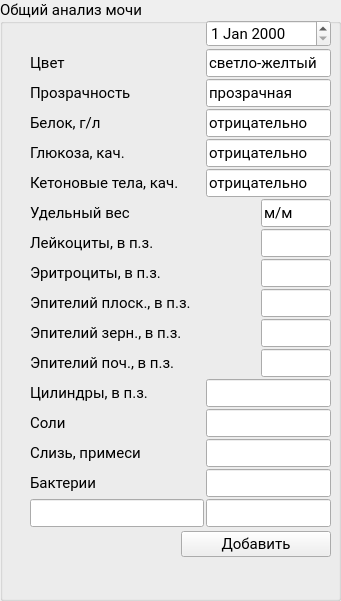
        <widget class="QGroupBox" name="groupBox_OAM">
         <property name="geometry">
          <rect>
           <x>390</x>
           <y>10</y>
           <width>341</width>
           <height>601</height>
          </rect>
         </property>
         <property name="font">
          <font>
           <family>Roboto</family>
           <pointsize>11</pointsize>
           <weight>50</weight>
           <bold>false</bold>
          </font>
         </property>
         <property name="title">
          <string>Общий анализ мочи</string>
         </property>
         <widget class="QWidget" name="gridLayoutWidget_2">
          <property name="geometry">
           <rect>
            <x>30</x>
            <y>20</y>
            <width>301</width>
            <height>571</height>
           </rect>
          </property>
          <layout class="QGridLayout" name="gridLayout_2">
           <property name="spacing">
            <number>2</number>
           </property>
           <item row="4" column="0" colspan="3">
            <widget class="QLabel" name="label_urine_gluc">
             <property name="maximumSize">
              <size>
               <width>16777215</width>
               <height>33</height>
              </size>
             </property>
             <property name="font">
              <font>
               <family>Roboto</family>
               <pointsize>11</pointsize>
               <weight>50</weight>
               <bold>false</bold>
              </font>
             </property>
             <property name="text">
              <string>&lt;html&gt;&lt;head/&gt;&lt;body&gt;&lt;p&gt;Глюкоза, кач.&lt;/p&gt;&lt;/body&gt;&lt;/html&gt;</string>
             </property>
            </widget>
           </item>
           <item row="12" column="4" colspan="2">
            <widget class="QLineEdit" name="lineEdit_urine_cilindr">
             <property name="minimumSize">
              <size>
               <width>0</width>
               <height>28</height>
              </size>
             </property>
             <property name="maximumSize">
              <size>
               <width>16777215</width>
               <height>16777215</height>
              </size>
             </property>
             <property name="font">
              <font>
               <family>Roboto</family>
               <pointsize>11</pointsize>
               <weight>50</weight>
               <bold>false</bold>
              </font>
             </property>
            </widget>
           </item>
           <item row="3" column="0" colspan="3">
            <widget class="QLabel" name="label_urine_protein">
             <property name="maximumSize">
              <size>
               <width>16777215</width>
               <height>33</height>
              </size>
             </property>
             <property name="font">
              <font>
               <family>Roboto</family>
               <pointsize>11</pointsize>
               <weight>50</weight>
               <bold>false</bold>
              </font>
             </property>
             <property name="text">
              <string>&lt;html&gt;&lt;head/&gt;&lt;body&gt;&lt;p&gt;Белок, г/л&lt;/p&gt;&lt;/body&gt;&lt;/html&gt;</string>
             </property>
            </widget>
           </item>
           <item row="19" column="0" colspan="6">
            <widget class="QLabel" name="label_OAM_report">
             <property name="maximumSize">
              <size>
               <width>16777215</width>
               <height>33</height>
              </size>
             </property>
             <property name="font">
              <font>
               <family>Roboto</family>
               <pointsize>11</pointsize>
               <weight>50</weight>
               <bold>false</bold>
              </font>
             </property>
             <property name="text">
              <string>&lt;html&gt;&lt;head/&gt;&lt;body&gt;&lt;p&gt;&lt;br/&gt;&lt;/p&gt;&lt;/body&gt;&lt;/html&gt;</string>
             </property>
            </widget>
           </item>
           <item row="7" column="5">
            <widget class="QLineEdit" name="lineEdit_urine_Le">
             <property name="minimumSize">
              <size>
               <width>0</width>
               <height>28</height>
              </size>
             </property>
             <property name="maximumSize">
              <size>
               <width>70</width>
               <height>16777215</height>
              </size>
             </property>
             <property name="font">
              <font>
               <family>Roboto</family>
               <pointsize>11</pointsize>
               <weight>50</weight>
               <bold>false</bold>
              </font>
             </property>
            </widget>
           </item>
           <item row="3" column="4" colspan="2">
            <widget class="QLineEdit" name="lineEdit_urine_protein">
             <property name="minimumSize">
              <size>
               <width>0</width>
               <height>28</height>
              </size>
             </property>
             <property name="maximumSize">
              <size>
               <width>16777215</width>
               <height>16777215</height>
              </size>
             </property>
             <property name="font">
              <font>
               <family>Roboto</family>
               <pointsize>11</pointsize>
               <weight>50</weight>
               <bold>false</bold>
              </font>
             </property>
             <property name="text">
              <string>отрицательно</string>
             </property>
            </widget>
           </item>
           <item row="1" column="4" colspan="2">
            <widget class="QLineEdit" name="lineEdit_urine_color">
             <property name="minimumSize">
              <size>
               <width>0</width>
               <height>28</height>
              </size>
             </property>
             <property name="maximumSize">
              <size>
               <width>16777215</width>
               <height>16777215</height>
              </size>
             </property>
             <property name="font">
              <font>
               <family>Roboto</family>
               <pointsize>11</pointsize>
               <weight>50</weight>
               <bold>false</bold>
              </font>
             </property>
             <property name="text">
              <string>светло-желтый</string>
             </property>
            </widget>
           </item>
           <item row="7" column="0" colspan="5">
            <widget class="QLabel" name="label_urine_Le">
             <property name="maximumSize">
              <size>
               <width>16777215</width>
               <height>33</height>
              </size>
             </property>
             <property name="font">
              <font>
               <family>Roboto</family>
               <pointsize>11</pointsize>
               <weight>50</weight>
               <bold>false</bold>
              </font>
             </property>
             <property name="text">
              <string>&lt;html&gt;&lt;head/&gt;&lt;body&gt;&lt;p&gt;Лейкоциты, в п.з.&lt;/p&gt;&lt;/body&gt;&lt;/html&gt;</string>
             </property>
            </widget>
           </item>
           <item row="9" column="5">
            <widget class="QLineEdit" name="lineEdit_urine_epit_pl">
             <property name="minimumSize">
              <size>
               <width>0</width>
               <height>28</height>
              </size>
             </property>
             <property name="maximumSize">
              <size>
               <width>70</width>
               <height>16777215</height>
              </size>
             </property>
             <property name="font">
              <font>
               <family>Roboto</family>
               <pointsize>11</pointsize>
               <weight>50</weight>
               <bold>false</bold>
              </font>
             </property>
            </widget>
           </item>
           <item row="12" column="0" colspan="3">
            <widget class="QLabel" name="label_urine_cilindr">
             <property name="maximumSize">
              <size>
               <width>16777215</width>
               <height>33</height>
              </size>
             </property>
             <property name="font">
              <font>
               <family>Roboto</family>
               <pointsize>11</pointsize>
               <weight>50</weight>
               <bold>false</bold>
              </font>
             </property>
             <property name="text">
              <string>&lt;html&gt;&lt;head/&gt;&lt;body&gt;&lt;p&gt;Цилиндры, в п.з.&lt;/p&gt;&lt;/body&gt;&lt;/html&gt;</string>
             </property>
            </widget>
           </item>
           <item row="10" column="5">
            <widget class="QLineEdit" name="lineEdit_urine_epit_zern">
             <property name="minimumSize">
              <size>
               <width>0</width>
               <height>28</height>
              </size>
             </property>
             <property name="maximumSize">
              <size>
               <width>70</width>
               <height>16777215</height>
              </size>
             </property>
             <property name="font">
              <font>
               <family>Roboto</family>
               <pointsize>11</pointsize>
               <weight>50</weight>
               <bold>false</bold>
              </font>
             </property>
            </widget>
           </item>
           <item row="15" column="4" colspan="2">
            <widget class="QLineEdit" name="lineEdit_urine_Bacteria">
             <property name="minimumSize">
              <size>
               <width>0</width>
               <height>28</height>
              </size>
             </property>
             <property name="maximumSize">
              <size>
               <width>16777215</width>
               <height>16777215</height>
              </size>
             </property>
             <property name="font">
              <font>
               <family>Roboto</family>
               <pointsize>11</pointsize>
               <weight>50</weight>
               <bold>false</bold>
              </font>
             </property>
            </widget>
           </item>
           <item row="0" column="3">
            <spacer name="horizontalSpacer_6">
             <property name="orientation">
              <enum>Qt::Horizontal</enum>
             </property>
             <property name="sizeType">
              <enum>QSizePolicy::Fixed</enum>
             </property>
             <property name="sizeHint" stdset="0">
              <size>
               <width>15</width>
               <height>20</height>
              </size>
             </property>
            </spacer>
           </item>
           <item row="15" column="0" colspan="3">
            <widget class="QLabel" name="label_urine_Bacteria">
             <property name="maximumSize">
              <size>
               <width>16777215</width>
               <height>33</height>
              </size>
             </property>
             <property name="font">
              <font>
               <family>Roboto</family>
               <pointsize>11</pointsize>
               <weight>50</weight>
               <bold>false</bold>
              </font>
             </property>
             <property name="text">
              <string>&lt;html&gt;&lt;head/&gt;&lt;body&gt;&lt;p&gt;Бактерии&lt;/p&gt;&lt;/body&gt;&lt;/html&gt;</string>
             </property>
            </widget>
           </item>
           <item row="9" column="0" colspan="5">
            <widget class="QLabel" name="label_urine_epit_pl">
             <property name="maximumSize">
              <size>
               <width>16777215</width>
               <height>33</height>
              </size>
             </property>
             <property name="font">
              <font>
               <family>Roboto</family>
               <pointsize>11</pointsize>
               <weight>50</weight>
               <bold>false</bold>
              </font>
             </property>
             <property name="text">
              <string>&lt;html&gt;&lt;head/&gt;&lt;body&gt;&lt;p&gt;Эпителий плоск., в п.з.&lt;/p&gt;&lt;/body&gt;&lt;/html&gt;</string>
             </property>
            </widget>
           </item>
           <item row="6" column="5">
            <widget class="QLineEdit" name="lineEdit_udel_ves">
             <property name="minimumSize">
              <size>
               <width>0</width>
               <height>28</height>
              </size>
             </property>
             <property name="maximumSize">
              <size>
               <width>70</width>
               <height>16777215</height>
              </size>
             </property>
             <property name="font">
              <font>
               <family>Roboto</family>
               <pointsize>11</pointsize>
               <weight>50</weight>
               <bold>false</bold>
              </font>
             </property>
             <property name="text">
              <string>м/м</string>
             </property>
            </widget>
           </item>
           <item row="1" column="0" colspan="3">
            <widget class="QLabel" name="label_urine_color">
             <property name="maximumSize">
              <size>
               <width>16777215</width>
               <height>33</height>
              </size>
             </property>
             <property name="font">
              <font>
               <family>Roboto</family>
               <pointsize>11</pointsize>
               <weight>50</weight>
               <bold>false</bold>
              </font>
             </property>
             <property name="text">
              <string>&lt;html&gt;&lt;head/&gt;&lt;body&gt;&lt;p&gt;Цвет&lt;/p&gt;&lt;/body&gt;&lt;/html&gt;</string>
             </property>
            </widget>
           </item>
           <item row="17" column="1" rowspan="2">
            <spacer name="verticalSpacer_2">
             <property name="orientation">
              <enum>Qt::Vertical</enum>
             </property>
             <property name="sizeHint" stdset="0">
              <size>
               <width>20</width>
               <height>40</height>
              </size>
             </property>
            </spacer>
           </item>
           <item row="18" column="3" colspan="3">
            <widget class="QPushButton" name="pushButton_add_OAM">
             <property name="font">
              <font>
               <family>Roboto</family>
               <pointsize>11</pointsize>
               <weight>50</weight>
               <bold>false</bold>
              </font>
             </property>
             <property name="text">
              <string>Добавить</string>
             </property>
            </widget>
           </item>
           <item row="11" column="5">
            <widget class="QLineEdit" name="lineEdit_urine_epit_ren">
             <property name="minimumSize">
              <size>
               <width>0</width>
               <height>28</height>
              </size>
             </property>
             <property name="maximumSize">
              <size>
               <width>70</width>
               <height>16777215</height>
              </size>
             </property>
             <property name="font">
              <font>
               <family>Roboto</family>
               <pointsize>11</pointsize>
               <weight>50</weight>
               <bold>false</bold>
              </font>
             </property>
            </widget>
           </item>
           <item row="11" column="0" colspan="5">
            <widget class="QLabel" name="label_urine_epit_ren">
             <property name="maximumSize">
              <size>
               <width>16777215</width>
               <height>33</height>
              </size>
             </property>
             <property name="font">
              <font>
               <family>Roboto</family>
               <pointsize>11</pointsize>
               <weight>50</weight>
               <bold>false</bold>
              </font>
             </property>
             <property name="text">
              <string>&lt;html&gt;&lt;head/&gt;&lt;body&gt;&lt;p&gt;Эпителий поч., в п.з.&lt;/p&gt;&lt;/body&gt;&lt;/html&gt;</string>
             </property>
            </widget>
           </item>
           <item row="8" column="0" colspan="5">
            <widget class="QLabel" name="label_urine_Er">
             <property name="maximumSize">
              <size>
               <width>16777215</width>
               <height>33</height>
              </size>
             </property>
             <property name="font">
              <font>
               <family>Roboto</family>
               <pointsize>11</pointsize>
               <weight>50</weight>
               <bold>false</bold>
              </font>
             </property>
             <property name="text">
              <string>&lt;html&gt;&lt;head/&gt;&lt;body&gt;&lt;p&gt;Эритроциты, в п.з.&lt;/p&gt;&lt;/body&gt;&lt;/html&gt;</string>
             </property>
            </widget>
           </item>
           <item row="5" column="4" colspan="2">
            <widget class="QLineEdit" name="lineEdit_urine_aceton">
             <property name="minimumSize">
              <size>
               <width>0</width>
               <height>28</height>
              </size>
             </property>
             <property name="maximumSize">
              <size>
               <width>16777215</width>
               <height>16777215</height>
              </size>
             </property>
             <property name="font">
              <font>
               <family>Roboto</family>
               <pointsize>11</pointsize>
               <weight>50</weight>
               <bold>false</bold>
              </font>
             </property>
             <property name="text">
              <string>отрицательно</string>
             </property>
            </widget>
           </item>
           <item row="8" column="5">
            <widget class="QLineEdit" name="lineEdit_urine_Er">
             <property name="minimumSize">
              <size>
               <width>0</width>
               <height>28</height>
              </size>
             </property>
             <property name="maximumSize">
              <size>
               <width>70</width>
               <height>16777215</height>
              </size>
             </property>
             <property name="font">
              <font>
               <family>Roboto</family>
               <pointsize>11</pointsize>
               <weight>50</weight>
               <bold>false</bold>
              </font>
             </property>
            </widget>
           </item>
           <item row="14" column="0" colspan="3">
            <widget class="QLabel" name="label_urine_slime">
             <property name="maximumSize">
              <size>
               <width>16777215</width>
               <height>33</height>
              </size>
             </property>
             <property name="font">
              <font>
               <family>Roboto</family>
               <pointsize>11</pointsize>
               <weight>50</weight>
               <bold>false</bold>
              </font>
             </property>
             <property name="text">
              <string>&lt;html&gt;&lt;head/&gt;&lt;body&gt;&lt;p&gt;Слизь, примеси&lt;/p&gt;&lt;/body&gt;&lt;/html&gt;</string>
             </property>
            </widget>
           </item>
           <item row="10" column="0" colspan="5">
            <widget class="QLabel" name="label_urine_epit_zern">
             <property name="maximumSize">
              <size>
               <width>16777215</width>
               <height>33</height>
              </size>
             </property>
             <property name="font">
              <font>
               <family>Roboto</family>
               <pointsize>11</pointsize>
               <weight>50</weight>
               <bold>false</bold>
              </font>
             </property>
             <property name="text">
              <string>&lt;html&gt;&lt;head/&gt;&lt;body&gt;&lt;p&gt;Эпителий зерн., в п.з.&lt;/p&gt;&lt;/body&gt;&lt;/html&gt;</string>
             </property>
            </widget>
           </item>
           <item row="4" column="4" colspan="2">
            <widget class="QLineEdit" name="lineEdit_urine_gluc">
             <property name="minimumSize">
              <size>
               <width>0</width>
               <height>28</height>
              </size>
             </property>
             <property name="maximumSize">
              <size>
               <width>16777215</width>
               <height>16777215</height>
              </size>
             </property>
             <property name="font">
              <font>
               <family>Roboto</family>
               <pointsize>11</pointsize>
               <weight>50</weight>
               <bold>false</bold>
              </font>
             </property>
             <property name="text">
              <string>отрицательно</string>
             </property>
            </widget>
           </item>
           <item row="6" column="0" colspan="5">
            <widget class="QLabel" name="label_udel_ves">
             <property name="maximumSize">
              <size>
               <width>16777215</width>
               <height>33</height>
              </size>
             </property>
             <property name="font">
              <font>
               <family>Roboto</family>
               <pointsize>11</pointsize>
               <weight>50</weight>
               <bold>false</bold>
              </font>
             </property>
             <property name="text">
              <string>&lt;html&gt;&lt;head/&gt;&lt;body&gt;&lt;p&gt;Удельный вес&lt;/p&gt;&lt;/body&gt;&lt;/html&gt;</string>
             </property>
            </widget>
           </item>
           <item row="2" column="4" colspan="2">
            <widget class="QLineEdit" name="lineEdit_urine_light">
             <property name="minimumSize">
              <size>
               <width>0</width>
               <height>28</height>
              </size>
             </property>
             <property name="maximumSize">
              <size>
               <width>16777215</width>
               <height>16777215</height>
              </size>
             </property>
             <property name="font">
              <font>
               <family>Roboto</family>
               <pointsize>11</pointsize>
               <weight>50</weight>
               <bold>false</bold>
              </font>
             </property>
             <property name="text">
              <string>прозрачная</string>
             </property>
            </widget>
           </item>
           <item row="5" column="0" colspan="3">
            <widget class="QLabel" name="label_urine_aceton">
             <property name="maximumSize">
              <size>
               <width>16777215</width>
               <height>33</height>
              </size>
             </property>
             <property name="font">
              <font>
               <family>Roboto</family>
               <pointsize>11</pointsize>
               <weight>50</weight>
               <bold>false</bold>
              </font>
             </property>
             <property name="text">
              <string>&lt;html&gt;&lt;head/&gt;&lt;body&gt;&lt;p&gt;Кетоновые тела, кач.&lt;/p&gt;&lt;/body&gt;&lt;/html&gt;</string>
             </property>
            </widget>
           </item>
           <item row="0" column="4" colspan="2">
            <widget class="QDateEdit" name="dateEdit_OAM">
             <property name="font">
              <font>
               <family>Roboto</family>
               <pointsize>11</pointsize>
               <weight>50</weight>
               <bold>false</bold>
              </font>
             </property>
            </widget>
           </item>
           <item row="13" column="4" colspan="2">
            <widget class="QLineEdit" name="lineEdit_urine_salt">
             <property name="minimumSize">
              <size>
               <width>0</width>
               <height>28</height>
              </size>
             </property>
             <property name="maximumSize">
              <size>
               <width>16777215</width>
               <height>16777215</height>
              </size>
             </property>
             <property name="font">
              <font>
               <family>Roboto</family>
               <pointsize>11</pointsize>
               <weight>50</weight>
               <bold>false</bold>
              </font>
             </property>
            </widget>
           </item>
           <item row="2" column="0" colspan="3">
            <widget class="QLabel" name="label_urine_light">
             <property name="maximumSize">
              <size>
               <width>16777215</width>
               <height>33</height>
              </size>
             </property>
             <property name="font">
              <font>
               <family>Roboto</family>
               <pointsize>11</pointsize>
               <weight>50</weight>
               <bold>false</bold>
              </font>
             </property>
             <property name="text">
              <string>&lt;html&gt;&lt;head/&gt;&lt;body&gt;&lt;p&gt;Прозрачность&lt;/p&gt;&lt;/body&gt;&lt;/html&gt;</string>
             </property>
            </widget>
           </item>
           <item row="14" column="4" colspan="2">
            <widget class="QLineEdit" name="lineEdit_urine_slime">
             <property name="minimumSize">
              <size>
               <width>0</width>
               <height>28</height>
              </size>
             </property>
             <property name="maximumSize">
              <size>
               <width>16777215</width>
               <height>16777215</height>
              </size>
             </property>
             <property name="font">
              <font>
               <family>Roboto</family>
               <pointsize>11</pointsize>
               <weight>50</weight>
               <bold>false</bold>
              </font>
             </property>
            </widget>
           </item>
           <item row="13" column="0" colspan="3">
            <widget class="QLabel" name="label_urine_salt">
             <property name="maximumSize">
              <size>
               <width>16777215</width>
               <height>33</height>
              </size>
             </property>
             <property name="font">
              <font>
               <family>Roboto</family>
               <pointsize>11</pointsize>
               <weight>50</weight>
               <bold>false</bold>
              </font>
             </property>
             <property name="text">
              <string>&lt;html&gt;&lt;head/&gt;&lt;body&gt;&lt;p&gt;Соли&lt;/p&gt;&lt;/body&gt;&lt;/html&gt;</string>
             </property>
            </widget>
           </item>
           <item row="16" column="4" colspan="2">
            <widget class="QLineEdit" name="lineEdit_urine_other_r">
             <property name="minimumSize">
              <size>
               <width>0</width>
               <height>28</height>
              </size>
             </property>
             <property name="maximumSize">
              <size>
               <width>16777215</width>
               <height>16777215</height>
              </size>
             </property>
             <property name="font">
              <font>
               <family>Roboto</family>
               <pointsize>11</pointsize>
               <weight>50</weight>
               <bold>false</bold>
              </font>
             </property>
            </widget>
           </item>
           <item row="16" column="0" colspan="4">
            <widget class="QLineEdit" name="lineEdit_urine_other">
             <property name="minimumSize">
              <size>
               <width>0</width>
               <height>28</height>
              </size>
             </property>
             <property name="maximumSize">
              <size>
               <width>16777215</width>
               <height>16777215</height>
              </size>
             </property>
             <property name="font">
              <font>
               <family>Roboto</family>
               <pointsize>11</pointsize>
               <weight>50</weight>
               <bold>false</bold>
              </font>
             </property>
            </widget>
           </item>
          </layout>
         </widget>
        </widget>
